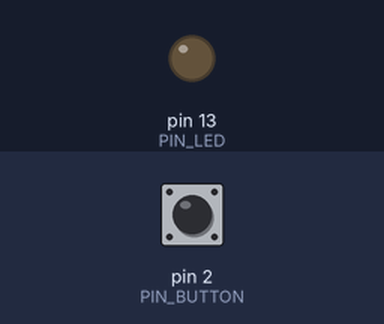
A sketch run on a simulated Arduino Uno, built with avr-gcc and run on an emulated ATmega328P. Parts: output pins drawn as LEDs (lit = HIGH). The test bench sets the inputs (shaded band); at power-on: pin 2 (PIN_BUTTON) HIGH.

Above: at 1.2 s.
1.3 s: pin 2 (PIN_BUTTON) pulled LOW for 0.15 s
At 2.5 s:
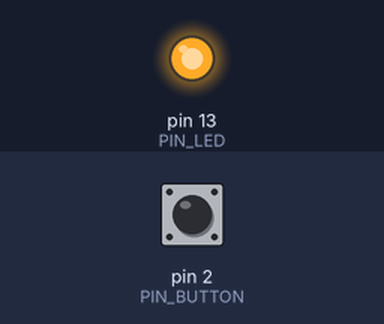
2.9 s: pin 2 (PIN_BUTTON) pulled LOW for 1 s
At 3.9 s:
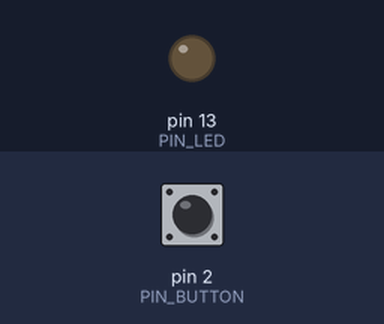
5.4 s: pin 2 (PIN_BUTTON) pulled LOW for 3.2 s
At 5.8 s:
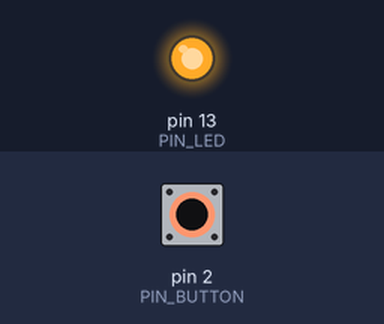
Timing chart, 0 to 8.4 s (numbered marks = the images above; inputs shaded):
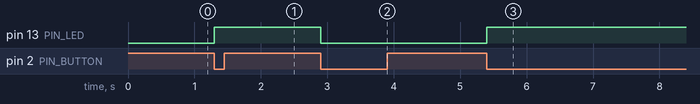

Measured:
- after the input at 1.3 s, pin 13 (PIN_LED): LOW → HIGH at once
- after the input at 2.9 s, pin 13 (PIN_LED): HIGH → LOW at once
- after the input at 5.4 s, pin 13 (PIN_LED): LOW → HIGH at once

The sketch:

C1E2.ino
```cpp
#include <TimerOne.h>

#define PIN_LED 13
#define PIN_BUTTON 2

int button_mode, previous_mode, led_mode;

void ISRFunction() { // Interrupt Service Routine
  led_mode = !led_mode;
  digitalWrite(PIN_LED, led_mode);
}

void setup() {
  pinMode(PIN_LED, OUTPUT);
  pinMode(PIN_BUTTON, INPUT);
  attachInterrupt(digitalPinToInterrupt(PIN_BUTTON), ISRFunction, FALLING);
  previous_mode = HIGH;
}

void loop() {
}
```
